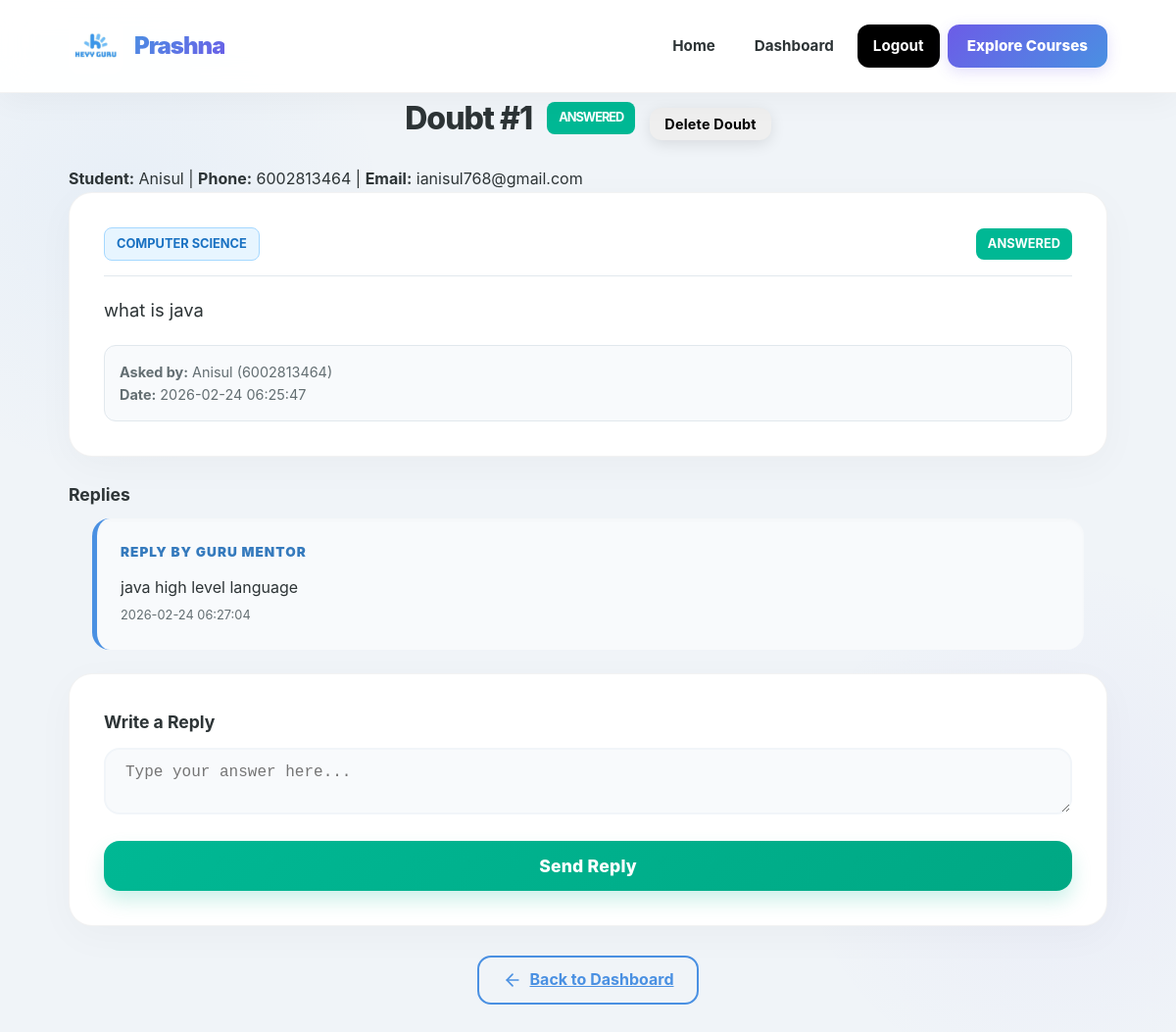
Page /mentor/view_doubt.php?id=1 (signed in) on the committed database.
### tables this page shows
CREATE TABLE doubts (
        id INTEGER PRIMARY KEY AUTOINCREMENT,
        student_id INTEGER NOT NULL,
        subject TEXT NOT NULL,
        question_text TEXT NOT NULL,
        status TEXT NOT NULL DEFAULT 'open' CHECK(status IN ('open','answered')),
        created_at DATETIME NOT NULL DEFAULT (datetime('now')),
        answered_at DATETIME DEFAULT NULL,
        FOREIGN KEY (student_id) REFERENCES users(id) ON DELETE CASCADE
    );

CREATE TABLE users (
        id INTEGER PRIMARY KEY AUTOINCREMENT,
        role TEXT NOT NULL DEFAULT 'student' CHECK(role IN ('student','mentor')),
        name TEXT NOT NULL,
        phone TEXT NOT NULL,
        email TEXT DEFAULT NULL,
        password_hash TEXT NOT NULL,
        created_at DATETIME NOT NULL DEFAULT (datetime('now'))
    );

CREATE TABLE replies (
        id INTEGER PRIMARY KEY AUTOINCREMENT,
        doubt_id INTEGER NOT NULL,
        mentor_id INTEGER NOT NULL,
        answer_text TEXT NOT NULL,
        created_at DATETIME NOT NULL DEFAULT (datetime('now')),
        FOREIGN KEY (doubt_id) REFERENCES doubts(id) ON DELETE CASCADE,
        FOREIGN KEY (mentor_id) REFERENCES users(id) ON DELETE CASCADE
    );

### helpers.php (called while the page is built, shortened)
<?php
function h(?string $s): string {
    return htmlspecialchars($s ?? '', ENT_QUOTES, 'UTF-8');
}

### mentor/view_doubt.php (the view, shortened to what this page needs)
<?php
require_once __DIR__ . '/../helpers.php';
$pdo = getDB();
$id = (int)($_GET['id'] ?? 0);
$stmt = $pdo->prepare("SELECT d.*, u.name as student_name, u.phone as student_phone, u.email as student_email FROM doubts d JOIN users u ON d.student_id = u.id WHERE d.id = ?");
$stmt->execute([$id]);
$doubt = $stmt->fetch();
$rs = $pdo->prepare("SELECT r.*, u.name as mentor_name FROM replies r JOIN users u ON r.mentor_id = u.id WHERE r.doubt_id = ? ORDER BY r.created_at DESC");
$rs->execute([$id]);
$replies = $rs->fetchAll();
?>
<!DOCTYPE html>
<html lang="en">
<head>
    <link rel="stylesheet" href="/css/style.css">
</head>
<body>
    <nav class="navbar">
        <div class="container">
            <a href="/" class="brand">
                <img src="/css/logo.jpg" alt="<?= h(APP_NAME) ?> Logo" class="logo">
                <span><?= h(APP_NAME) ?></span>
            </a>
            <div class="nav-links" id="navLinks">
                <a href="/">Home</a>
                <a href="/mentor/dashboard.php">Dashboard</a>
                <a href="/logout.php" class="btn-heyyguru">Logout</a>
                <a href="https://heyyguru.in/courses" class="btn-explore">Explore Courses</a>
            </div>
        </div>
    </nav>
    <div class="container">
        <h1 class="page-title" style="display:flex; justify-content:center; align-items:center; gap:15px;">
            Doubt #<?= $id ?>
            <span class="badge badge-<?= $doubt['status'] ?>"><?= h($doubt['status']) ?></span>
            <form method="POST" onsubmit="return confirm('Are you sure you want to delete this doubt?');" style="display:inline;">
                <button type="submit" name="delete_doubt" class="btn btn-sm btn-danger" style="padding: 8px 15px; font-size: 0.9rem;">Delete Doubt</button>
            </form>
        </h1>
        <div class="student-info">
            <strong>Student:</strong> <?= h($doubt['student_name']) ?> |
            <strong>Phone:</strong> <?= h($doubt['student_phone']) ?>
            <?php if ($doubt['student_email']): ?> | <strong>Email:</strong> <?= h($doubt['student_email']) ?><?php endif; ?>
        </div>
        <div class="card doubt-detail-card">
            <div class="doubt-header" style="display:flex; justify-content:space-between; align-items:center; margin-bottom:20px; padding-bottom:15px; border-bottom:1px solid var(--border);">
                <span class="badge badge-secondary" style="background:#e7f5ff; color:#1971c2; border:1px solid #a5d8ff;"><?= h($doubt['subject']) ?></span>
                <span class="badge badge-<?= $doubt['status'] ?>"><?= h($doubt['status']) ?></span>
            </div>
            <div class="doubt-content">
                <p style="white-space:pre-wrap; font-size:1.15rem; color:var(--text); line-height:1.6; margin-bottom:20px;"><?= h($doubt['question_text']) ?></p>
                <div class="doubt-footer" style="font-size:0.9rem; color:var(--text-light); background:#f8fafc; padding:15px; border-radius:12px; border:1px solid var(--border);">
                    <strong>Asked by:</strong> <?= h($doubt['student_name']) ?> (<?= h($doubt['student_phone']) ?>)<br>
                    <strong>Date:</strong> <?= h($doubt['created_at']) ?>
                </div>
            </div>
        </div>
        <?php if (!empty($replies)): ?>
            <h2 style="font-size:1.1rem;margin:20px 0 10px;">Replies</h2>
            <?php foreach ($replies as $r): ?>
                <div class="reply-box">
                    <div class="reply-label">Reply by <?= h($r['mentor_name']) ?></div>
                    <p style="white-space:pre-wrap;"><?= h($r['answer_text']) ?></p>
                    <p style="font-size:0.8rem;color:#636E72;margin-top:6px;"><?= h($r['created_at']) ?></p>
                </div>
            <?php endforeach; ?>
        <?php endif; ?>
        <div class="card">
            <h2 style="font-size:1.1rem;margin-bottom:12px;">Write a Reply</h2>
            <form method="POST">
                <div class="form-group">
                    <textarea name="answer_text" required placeholder="Type your answer here..."><?= h($_POST['answer_text'] ?? '') ?></textarea>
                </div>
                <button type="submit" class="btn btn-primary btn-block" style="background: linear-gradient(135deg, var(--success) 0%, #00a884 100%); font-weight: 800; padding: 15px; border-radius: 16px; font-size: 1.1rem; box-shadow: 0 10px 20px rgba(0, 184, 148, 0.2);">Send Reply</button>
            </form>
        </div>
        <div style="margin: 30px 0; text-align: center;">
            <a href="/mentor/dashboard.php" class="btn-outline">
                <svg xmlns="http://www.w3.org/2000/svg" width="20" height="20" viewBox="0 0 24 24" fill="none" stroke="currentColor" stroke-width="2" stroke-linecap="round" stroke-linejoin="round"><line x1="19" y1="12" x2="5" y2="12"></line><polyline points="12 19 5 12 12 5"></polyline></svg>
                Back to Dashboard
            </a>
        </div>
    </div>
</body>
</html>

### rows in the picture
doubts: status "ANSWERED", student.name "Anisul", student.phone "6002813464", student.email "ianisul768@gmail.com", subject "COMPUTER SCIENCE", question_text "what is java", created_at "2026-02-24 06:25:47"
replies: mentor.name "GURU MENTOR", answer_text "java high level language", created_at "2026-02-24 06:27:04"

### other values in the picture
APP_NAME "Prashna"
$id "1"
